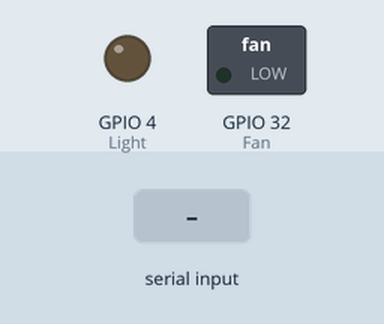
Simulated run of this sketch. Board: ESP32. On the bench: switched loads named in the sketch (green lamp = pin HIGH), output pins drawn as LEDs (lit = HIGH). The inputs (shaded band) are chosen by the test bench.

Above: at 4.8 s.
4.9 s: "a" received over Serial
At 6.7 s:
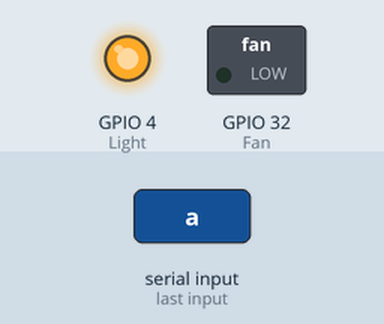
7.6 s: "c" received over the second serial link
At 8.3 s:
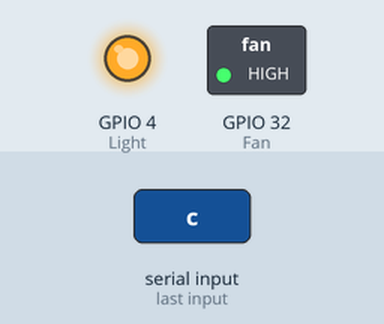
10.3 s: "b" received over Serial
At 12.7 s:
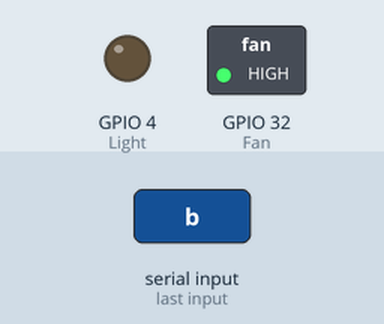
13.5 s: "d" received over Serial
At 14.3 s:
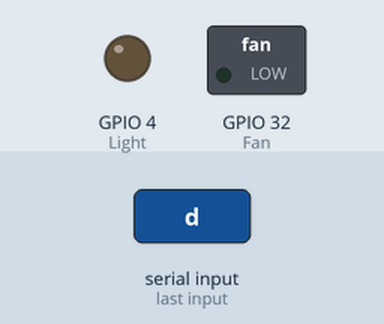
16.2 s: "c" received over Serial
At 18.7 s:
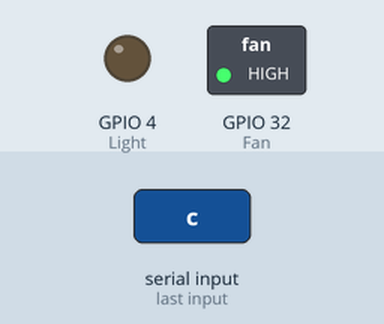
Timing chart, 0 to 20.2 s (numbered marks = the images above; inputs shaded):
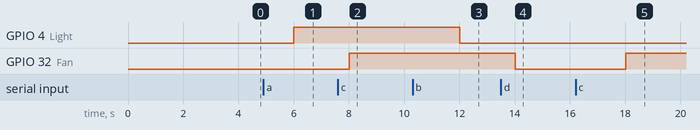

The sketch:

BT_test.ino
```cpp
#define Light 4
#define Fan 32

void setup()
{
  pinMode(Light, OUTPUT);
  pinMode(Fan, OUTPUT);
  Serial.begin(9600);
  Serial1.begin(9600);
}

void loop()
{
  if (Serial1.available()) {
    delay(3);
    char c = Serial1.read();

    if (c == 'a') {
      digitalWrite(Light, HIGH);
    }
    if (c == 'b') {
      digitalWrite(Light, LOW);
    }
    if (c == 'c') {
      digitalWrite(Fan, HIGH);
    }
    if (c == 'd') {
      digitalWrite(Fan, LOW);
    }
  }
  delay(2000);
    if (Serial.available()) {
    delay(3);
    char c = Serial.read();

    if (c == 'a') {
      digitalWrite(Light, HIGH);
    }
    if (c == 'b') {
      digitalWrite(Light, LOW);
    }
    if (c == 'c') {
      digitalWrite(Fan, HIGH);
    }
    if (c == 'd') {
      digitalWrite(Fan, LOW);
    }
  }
}
```

Measured:
- after the input at 4.9 s, GPIO 4 (Light): LOW → HIGH after 1.1 s
- after the input at 7.6 s, GPIO 32 (Fan): LOW → HIGH after 0.41 s
- after the input at 10.3 s, GPIO 4 (Light): HIGH → LOW after 1.7 s
- after the input at 13.5 s, GPIO 32 (Fan): HIGH → LOW after 0.51 s
- after the input at 16.2 s, GPIO 32 (Fan): LOW → HIGH after 1.8 s
